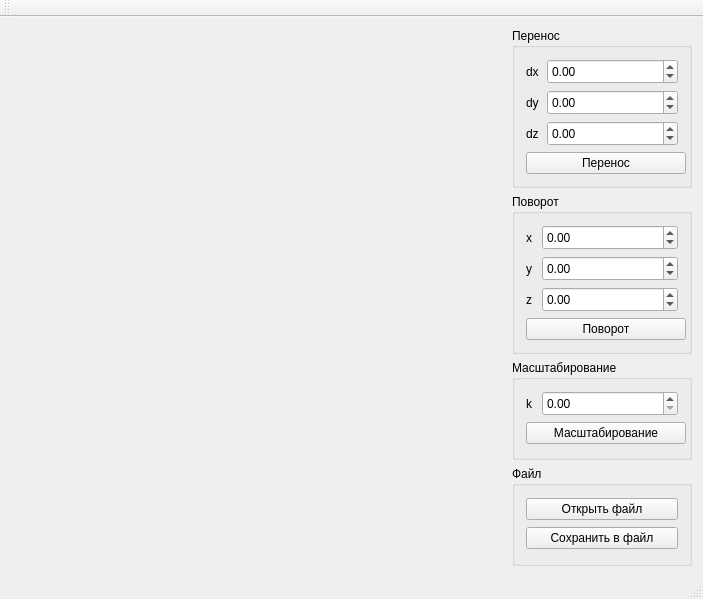
<?xml version="1.0" encoding="UTF-8"?>
<ui version="4.0">
 <class>MainWindow</class>
 <widget class="QMainWindow" name="MainWindow">
  <property name="geometry">
   <rect>
    <x>0</x>
    <y>0</y>
    <width>703</width>
    <height>599</height>
   </rect>
  </property>
  <property name="windowTitle">
   <string>MainWindow</string>
  </property>
  <widget class="QWidget" name="centralWidget">
   <layout class="QGridLayout" name="gridLayout">
    <item row="0" column="1">
     <widget class="QGroupBox" name="groupBox">
      <property name="maximumSize">
       <size>
        <width>180</width>
        <height>16777215</height>
       </size>
      </property>
      <property name="styleSheet">
       <string notr="true">font: 13pt &quot;mononoki Nerd Font&quot;;</string>
      </property>
      <property name="title">
       <string>Перенос</string>
      </property>
      <layout class="QGridLayout" name="gridLayout_2">
       <item row="1" column="0">
        <widget class="QLabel" name="label_2">
         <property name="text">
          <string>dy</string>
         </property>
        </widget>
       </item>
       <item row="0" column="0">
        <widget class="QLabel" name="label">
         <property name="maximumSize">
          <size>
           <width>15</width>
           <height>16777215</height>
          </size>
         </property>
         <property name="text">
          <string>dx</string>
         </property>
        </widget>
       </item>
       <item row="2" column="0">
        <widget class="QLabel" name="label_3">
         <property name="text">
          <string>dz</string>
         </property>
        </widget>
       </item>
       <item row="4" column="0" colspan="2">
        <widget class="QPushButton" name="btnOffset">
         <property name="minimumSize">
          <size>
           <width>160</width>
           <height>0</height>
          </size>
         </property>
         <property name="maximumSize">
          <size>
           <width>16777215</width>
           <height>16777215</height>
          </size>
         </property>
         <property name="text">
          <string>Перенос</string>
         </property>
        </widget>
       </item>
       <item row="0" column="1" colspan="2">
        <widget class="QDoubleSpinBox" name="spinOffsetX">
         <property name="minimumSize">
          <size>
           <width>0</width>
           <height>25</height>
          </size>
         </property>
         <property name="maximumSize">
          <size>
           <width>16777215</width>
           <height>25</height>
          </size>
         </property>
         <property name="minimum">
          <double>-999.000000000000000</double>
         </property>
         <property name="maximum">
          <double>999.000000000000000</double>
         </property>
        </widget>
       </item>
       <item row="1" column="1" colspan="2">
        <widget class="QDoubleSpinBox" name="spinOffsetY">
         <property name="minimumSize">
          <size>
           <width>0</width>
           <height>25</height>
          </size>
         </property>
         <property name="maximumSize">
          <size>
           <width>16777215</width>
           <height>25</height>
          </size>
         </property>
         <property name="minimum">
          <double>-999.000000000000000</double>
         </property>
         <property name="maximum">
          <double>999.000000000000000</double>
         </property>
        </widget>
       </item>
       <item row="2" column="1" colspan="2">
        <widget class="QDoubleSpinBox" name="spinOffsetZ">
         <property name="minimumSize">
          <size>
           <width>0</width>
           <height>25</height>
          </size>
         </property>
         <property name="maximumSize">
          <size>
           <width>16777215</width>
           <height>25</height>
          </size>
         </property>
         <property name="minimum">
          <double>-999.000000000000000</double>
         </property>
         <property name="maximum">
          <double>999.000000000000000</double>
         </property>
        </widget>
       </item>
      </layout>
     </widget>
    </item>
    <item row="1" column="1">
     <widget class="QGroupBox" name="groupBox_2">
      <property name="maximumSize">
       <size>
        <width>180</width>
        <height>16777215</height>
       </size>
      </property>
      <property name="styleSheet">
       <string notr="true">font: 13pt &quot;mononoki Nerd Font&quot;;</string>
      </property>
      <property name="title">
       <string>Поворот</string>
      </property>
      <layout class="QGridLayout" name="gridLayout_3">
       <item row="4" column="2">
        <widget class="QLabel" name="label_6">
         <property name="text">
          <string>z</string>
         </property>
        </widget>
       </item>
       <item row="2" column="2">
        <widget class="QLabel" name="label_5">
         <property name="text">
          <string>y</string>
         </property>
        </widget>
       </item>
       <item row="0" column="2">
        <widget class="QLabel" name="label_4">
         <property name="maximumSize">
          <size>
           <width>10</width>
           <height>16777215</height>
          </size>
         </property>
         <property name="text">
          <string>x</string>
         </property>
        </widget>
       </item>
       <item row="5" column="2" colspan="2">
        <widget class="QPushButton" name="btnRotate">
         <property name="minimumSize">
          <size>
           <width>160</width>
           <height>0</height>
          </size>
         </property>
         <property name="maximumSize">
          <size>
           <width>16777215</width>
           <height>16777215</height>
          </size>
         </property>
         <property name="text">
          <string>Поворот</string>
         </property>
        </widget>
       </item>
       <item row="0" column="3" colspan="2">
        <widget class="QDoubleSpinBox" name="spinRotateX">
         <property name="minimumSize">
          <size>
           <width>0</width>
           <height>25</height>
          </size>
         </property>
         <property name="maximumSize">
          <size>
           <width>16777215</width>
           <height>25</height>
          </size>
         </property>
         <property name="minimum">
          <double>-999.000000000000000</double>
         </property>
         <property name="maximum">
          <double>999.000000000000000</double>
         </property>
        </widget>
       </item>
       <item row="2" column="3" colspan="2">
        <widget class="QDoubleSpinBox" name="spinRotateY">
         <property name="minimumSize">
          <size>
           <width>0</width>
           <height>25</height>
          </size>
         </property>
         <property name="maximumSize">
          <size>
           <width>16777215</width>
           <height>25</height>
          </size>
         </property>
         <property name="minimum">
          <double>-999.000000000000000</double>
         </property>
         <property name="maximum">
          <double>999.000000000000000</double>
         </property>
        </widget>
       </item>
       <item row="4" column="3" colspan="2">
        <widget class="QDoubleSpinBox" name="spinRotateZ">
         <property name="minimumSize">
          <size>
           <width>0</width>
           <height>25</height>
          </size>
         </property>
         <property name="maximumSize">
          <size>
           <width>16777215</width>
           <height>25</height>
          </size>
         </property>
         <property name="minimum">
          <double>-999.000000000000000</double>
         </property>
         <property name="maximum">
          <double>999.000000000000000</double>
         </property>
        </widget>
       </item>
      </layout>
     </widget>
    </item>
    <item row="2" column="1">
     <widget class="QGroupBox" name="groupBox_3">
      <property name="maximumSize">
       <size>
        <width>180</width>
        <height>16777215</height>
       </size>
      </property>
      <property name="styleSheet">
       <string notr="true">font: 13pt &quot;mononoki Nerd Font&quot;;</string>
      </property>
      <property name="title">
       <string>Масштабирование</string>
      </property>
      <layout class="QGridLayout" name="gridLayout_4">
       <item row="1" column="0">
        <widget class="QLabel" name="label_7">
         <property name="maximumSize">
          <size>
           <width>10</width>
           <height>30</height>
          </size>
         </property>
         <property name="text">
          <string>k</string>
         </property>
        </widget>
       </item>
       <item row="1" column="1" colspan="2">
        <widget class="QDoubleSpinBox" name="spinScale">
         <property name="minimumSize">
          <size>
           <width>0</width>
           <height>25</height>
          </size>
         </property>
         <property name="maximumSize">
          <size>
           <width>16777215</width>
           <height>25</height>
          </size>
         </property>
         <property name="minimum">
          <double>0.000000000000000</double>
         </property>
         <property name="maximum">
          <double>999.000000000000000</double>
         </property>
         <property name="singleStep">
          <double>0.500000000000000</double>
         </property>
        </widget>
       </item>
       <item row="2" column="0" colspan="3">
        <widget class="QPushButton" name="btnScale">
         <property name="minimumSize">
          <size>
           <width>160</width>
           <height>0</height>
          </size>
         </property>
         <property name="maximumSize">
          <size>
           <width>16777215</width>
           <height>16777215</height>
          </size>
         </property>
         <property name="styleSheet">
          <string notr="true"/>
         </property>
         <property name="text">
          <string>Масштабирование</string>
         </property>
        </widget>
       </item>
      </layout>
     </widget>
    </item>
    <item row="3" column="1">
     <widget class="QGroupBox" name="groupBox_4">
      <property name="maximumSize">
       <size>
        <width>180</width>
        <height>16777215</height>
       </size>
      </property>
      <property name="styleSheet">
       <string notr="true">font: 13pt &quot;mononoki Nerd Font&quot;;</string>
      </property>
      <property name="title">
       <string>Файл</string>
      </property>
      <layout class="QVBoxLayout" name="verticalLayout">
       <item>
        <widget class="QPushButton" name="bntFile">
         <property name="text">
          <string>Открыть файл</string>
         </property>
        </widget>
       </item>
       <item>
        <widget class="QPushButton" name="btnSave">
         <property name="text">
          <string>Сохранить в файл</string>
         </property>
        </widget>
       </item>
      </layout>
     </widget>
    </item>
    <item row="0" column="0" rowspan="4">
     <spacer name="horizontalSpacer">
      <property name="orientation">
       <enum>Qt::Horizontal</enum>
      </property>
      <property name="sizeHint" stdset="0">
       <size>
        <width>496</width>
        <height>478</height>
       </size>
      </property>
     </spacer>
    </item>
   </layout>
  </widget>
  <widget class="QMenuBar" name="menuBar">
   <property name="geometry">
    <rect>
     <x>0</x>
     <y>0</y>
     <width>703</width>
     <height>22</height>
    </rect>
   </property>
  </widget>
  <widget class="QToolBar" name="mainToolBar">
   <attribute name="toolBarArea">
    <enum>TopToolBarArea</enum>
   </attribute>
   <attribute name="toolBarBreak">
    <bool>false</bool>
   </attribute>
  </widget>
  <widget class="QStatusBar" name="statusBar"/>
 </widget>
 <layoutdefault spacing="6" margin="11"/>
 <resources/>
 <connections/>
</ui>
